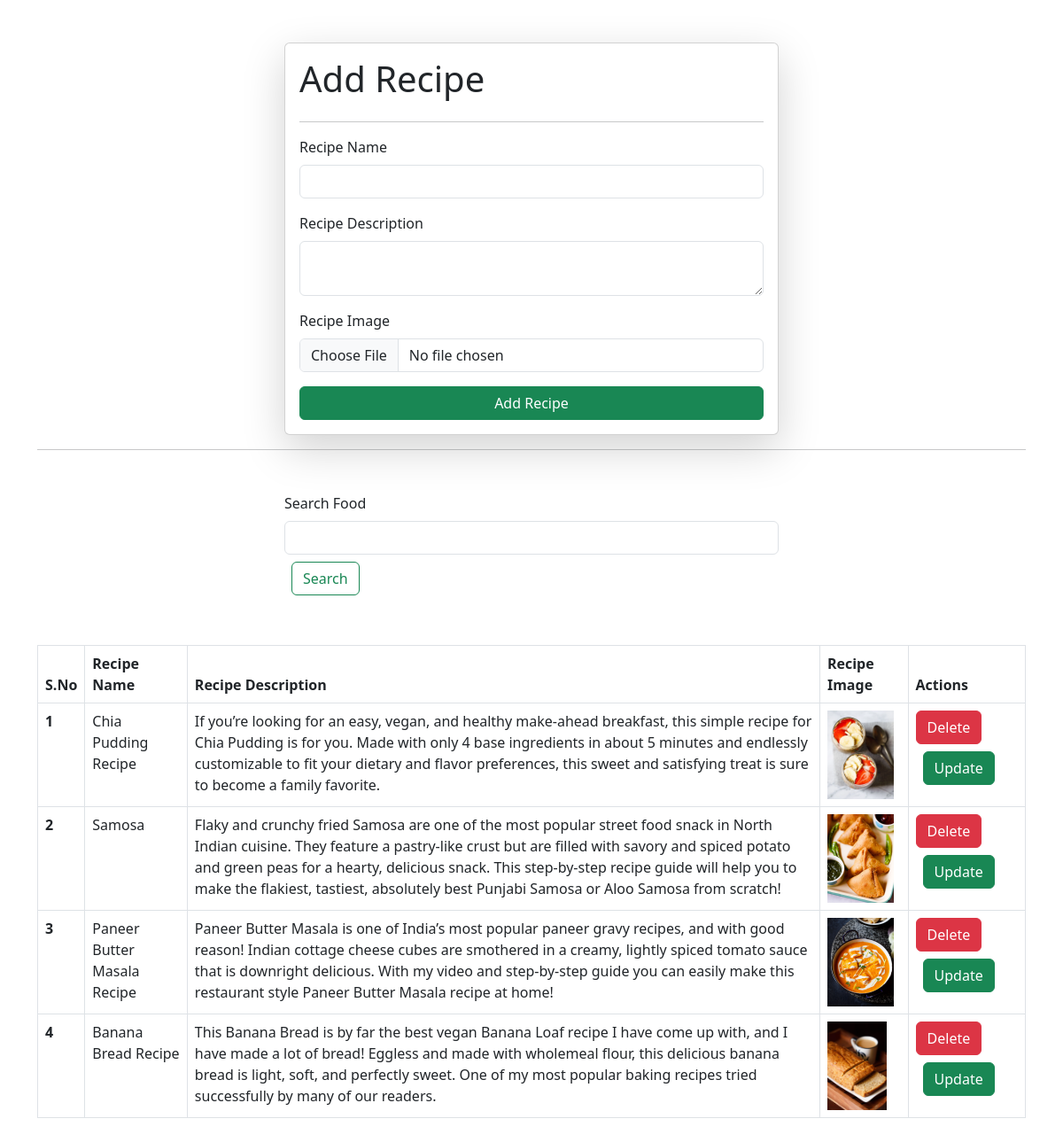
The page / on the database its author committed.
### recipe_app/models.py (models this page shows, shortened)
class Recipe(models.Model):
    recipe_name = models.CharField(max_length=100)
    recipe_desc = models.TextField()
    recipe_img = models.ImageField(upload_to = "recipe_img")

### recipe_app/views.py (the view, shortened to what this page needs)
# urls.py: path('', recipe,name="recipe"),
def recipe(request):
    recipes = Recipe.objects.all()
    if request.GET.get('search'):
        recipes = recipes.filter(recipe_name__icontains = request.GET.get('search'))
    context = {
        'recipes':recipes
    }
    context = {
        'recipes':recipes
    }
    return render(request,'recipe.html',context)

### recipe_app/templates/recipe.html (shortened to what this page needs)
<!doctype html>
<html lang="en">
  <head>
    <link href="https://cdn.jsdelivr.net/npm/bootstrap@5.3.0-alpha3/dist/css/bootstrap.min.css" rel="stylesheet">
  </head>
  <body>
    {% block body %}
      <div class="container mt-5">
            <form enctype="multipart/form-data" class="col-6 mx-auto card p-3 shadow-lg" method="post">
                  <h1>Add Recipe</h1>
                  <hr>
                  <div class="mb-3">
                    <label for="exampleInputEmail1" class="form-label">Recipe Name</label>
                    <input type="text" class="form-control" required name="recipe_name">
                  </div>
                  <div class="mb-3">
                    <label for="exampleInputPassword1" class="form-label">Recipe Description</label>
                    <textarea class="form-control"  required name="recipe_desc"></textarea>
                  </div>
                  <div class="mb-3">
                    <label for="exampleInputPassword1" class="form-label">Recipe Image</label>
                    <input type="file" class="form-control" name="recipe_img">
                  </div>
                  <button type="submit" class="btn btn-success">Add Recipe</button>
                </form>
                <hr>
        <div class="mt-5">
          <div class="mx-auto col-6">
            <form >
            <div class="mb-3">
              <label for="exampleInputEmail1" class="form-label">Search Food</label>
              <input type="text" class="form-control"   name="search">
            <button type="submit" class="btn btn-outline-success m-2">Search</button>
            </div>
          </form>
          </div>
        </div>
        <table class="table table-bordered m-5 mx-auto">
          <thead>
            <tr>
              <th scope="col">S.No</th>
              <th scope="col">Recipe Name</th>
              <th scope="col">Recipe Description</th>
              <th scope="col">Recipe Image</th>
              <th scope="col">Actions</th>
            </tr>
          </thead>
          {% for recipe in recipes  %}
          <tbody>
            <tr>
              <th scope="row">{{forloop.counter}}</th>
              <td>{{recipe.recipe_name}}</td>
              <td>{{recipe.recipe_desc}}</td>
              <td><img src="/media/{{recipe.recipe_img}}" style="height:100px"/></td>
                <td>
                  <a href="/remove_recipe/{{recipe.id}}/" type="button" class="btn btn-danger">Delete</a>
                  <a href="/update_recipe/{{recipe.id}}/" type="button" class="btn btn-success m-2">Update</a>
                </td>
            </tr>
          </tbody>
          {% endfor %}
        </table>
</div>
{% endblock body %}
  </body>
</html>

### rows shown on the page
Recipe: recipe_name "Chia Pudding Recipe", recipe_desc "If you’re looking for an easy, vegan, and healthy make-ahead breakfast, this simple recipe for Chia Pudding is for you. Made with only 4 base ingredients in about 5 minutes and endlessly customizable to fit your dietary and flavor preferences, this sweet and satisfying treat is sure to become a family favorite.", recipe_img (picture)
Recipe: recipe_name "Samosa", recipe_desc "Flaky and crunchy fried Samosa are one of the most popular street food snack in North Indian cuisine. They feature a pastry-like crust but are filled with savory and spiced potato and green peas for a hearty, delicious snack. This step-by-step recipe guide will help you to make the flakiest, tastiest, absolutely best Punjabi Samosa or Aloo Samosa from scratch!", recipe_img (picture)
Recipe: recipe_name "Paneer Butter Masala Recipe", recipe_desc "Paneer Butter Masala is one of India’s most popular paneer gravy recipes, and with good reason! Indian cottage cheese cubes are smothered in a creamy, lightly spiced tomato sauce that is downright delicious. With my video and step-by-step guide you can easily make this restaurant style Paneer Butter Masala recipe at home!", recipe_img (picture)
Recipe: recipe_name "Banana Bread Recipe", recipe_desc "This Banana Bread is by far the best vegan Banana Loaf recipe I have come up with, and I have made a lot of bread! Eggless and made with wholemeal flour, this delicious banana bread is light, soft, and perfectly sweet. One of my most popular baking recipes tried successfully by many of our readers.", recipe_img (picture)
